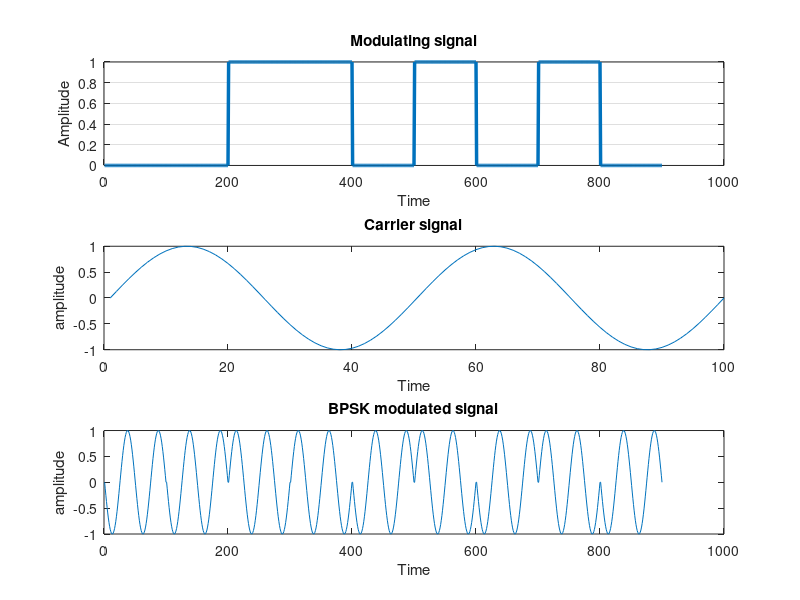

Source code (MATLAB):
clc;
clf;
clear all;
close all;

m=[0 0 1 1 0 1 0 1 0];

%%%% Modulating signal %%%%
b_period=100;
B=[];
for n=1:1:length(m)
if m(n)==1
temp1=ones(1,100);
else m(n)==0
temp1=zeros(1,100);
end
B=[B temp1];
end

t1=b_period/100:b_period/100:100*length(m)*(b_period/100);
subplot(3,1,1);
plot(t1,B,'lineWidth',2.5);grid on;
ylabel('Amplitude');
xlabel(' Time ');
title('Modulating signal');
%%%%%%%%%%%%%%%%%%%%%%%%

%%%%%%%%%%
fc=200000;
fb=100000;
tb=1/fb;
%%%%%%%%%%


%%%% Carrier signal %%%%
t=linspace(0,tb,100);
ec=sin(2*pi*fc*t);
subplot(3, 1, 2);
plot(ec);
title('Carrier signal');
xlabel(' Time ');
ylabel('amplitude');
%%%%%%%%%%%%%%%%%%%%%%%

%%%% BPSK Modulation %%%%
t=linspace(0,tb,100);
ec=sin(2*pi*fc*t);
pskout=[ ];
bin=[ ];car=[ ];
for i=1:length(m);
if m(i)==1
pskout=[pskout,m(i)*ec];
else pskout=[pskout,(m(i)-1)*ec];
end;
bin=[bin,m(i)*ones(1,100)];
car=[car,ec];
end
subplot(3, 1, 3);
plot(pskout);
title('BPSK modulated signal');
xlabel(' Time ');
ylabel('amplitude');
%%%%%%%%%%%%%%%%%%%%%%
